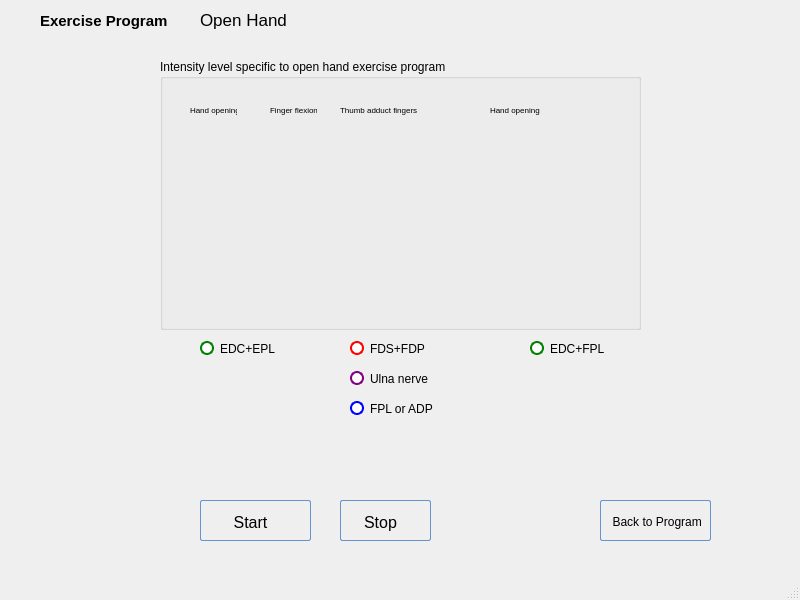
<?xml version="1.0" encoding="UTF-8"?>
<ui version="4.0">
 <class>ProgramOpenHand</class>
 <widget class="QMainWindow" name="ProgramOpenHand">
  <property name="geometry">
   <rect>
    <x>0</x>
    <y>0</y>
    <width>800</width>
    <height>600</height>
   </rect>
  </property>
  <property name="windowTitle">
   <string>MainWindow</string>
  </property>
  <widget class="QWidget" name="centralwidget">
   <widget class="QRadioButton" name="radioButton_three">
    <property name="geometry">
     <rect>
      <x>350</x>
      <y>400</y>
      <width>141</width>
      <height>17</height>
     </rect>
    </property>
    <property name="styleSheet">
     <string notr="true">QRadioButton {

color: black;
}

QRadioButton::indicator {
width: 11px;
height: 11px;
border-radius: 5px;
}

QRadioButton::indicator::unchecked{ 
border: 2px solid; 
border-color: blue;
border-radius: 7px;
background-color: white; 
width: 10px; 
height: 10px; 
}

QRadioButton::indicator::checked{ 
border: 2px solid; 
border-color: blue;
border-radius: 7px;
background-color: black; 
width: 10px; 
height: 10px; 
}</string>
    </property>
    <property name="text">
     <string>FPL or ADP</string>
    </property>
   </widget>
   <widget class="QLabel" name="label">
    <property name="geometry">
     <rect>
      <x>40</x>
      <y>0</y>
      <width>161</width>
      <height>41</height>
     </rect>
    </property>
    <property name="font">
     <font>
      <pointsize>11</pointsize>
      <weight>75</weight>
      <italic>false</italic>
      <bold>true</bold>
     </font>
    </property>
    <property name="text">
     <string>Exercise Program </string>
    </property>
   </widget>
   <widget class="QPushButton" name="pushButton_stimStart">
    <property name="geometry">
     <rect>
      <x>200</x>
      <y>500</y>
      <width>111</width>
      <height>41</height>
     </rect>
    </property>
    <property name="styleSheet">
     <string notr="true">QPushButton:hover{
        background: qlineargradient(x1 : 0, y1 : 0, x2 : 0, y2 :   1, stop :   0.0 #ffd9aa,
                stop :   0.5 #ffbb6e, stop :   0.55 #feae42, stop :   1.0 #fedb74);
}

QPushButton {
        border: 1px solid #6593cf;
        border-radius: 2px;
        padding: 5px 15px 2px 5px;
        background: qlineargradient(x1 : 0, y1 : 0, x2 : 0, y2 :   1, stop :   0.0 #f5f9ff,
                stop :   0.5 #c7dfff, stop :   0.55 #afd2ff, stop :   1.0 #c0dbff);
        color: #0000;
        font:  large &quot;Arial&quot;;
		font-size: 16px;
        height: 30px;
}




QPushButton:pressed {
        background: qlineargradient(x1 : 0, y1 : 0, x2 : 0, y2 :   1, stop :   0.0 #c0dbff,
        stop :   0.5 #cfd26f, stop :   0.55 #c7df6f, stop :   1.0 #f5f9ff);
        padding-top: 2px;
        padding-left: 3px;

}
QPushButton:on {
        background: qlineargradient(x1 : 0, y1 : 0, x2 : 0, y2 :   1, stop :   0.0 #5AA72D,
        stop :   0.5 #B3E296, stop :   0.55 #B3E296, stop :   1.0 #f5f9ff);
        padding-top: 2px;
        padding-left: 3px;
}

QPushButton:disabled {
        background: transparent #e5e9ee;
        padding-top: 2px;        
        padding-left: 3px;
        color: black;
}</string>
    </property>
    <property name="text">
     <string>Start</string>
    </property>
    <property name="icon">
     <iconset resource="resources.qrc">
      <normaloff>:/resources/icons8-rfid-signal-100.png</normaloff>:/resources/icons8-rfid-signal-100.png</iconset>
    </property>
   </widget>
   <widget class="QLabel" name="label_four">
    <property name="geometry">
     <rect>
      <x>250</x>
      <y>450</y>
      <width>47</width>
      <height>13</height>
     </rect>
    </property>
    <property name="font">
     <font>
      <weight>75</weight>
      <bold>true</bold>
     </font>
    </property>
    <property name="text">
     <string/>
    </property>
   </widget>
   <widget class="QPushButton" name="pushButton_stimStop">
    <property name="geometry">
     <rect>
      <x>340</x>
      <y>500</y>
      <width>91</width>
      <height>41</height>
     </rect>
    </property>
    <property name="styleSheet">
     <string notr="true">QPushButton:hover{
        background: qlineargradient(x1 : 0, y1 : 0, x2 : 0, y2 :   1, stop :   0.0 #ffd9aa,
                stop :   0.5 #ffbb6e, stop :   0.55 #feae42, stop :   1.0 #fedb74);
}

QPushButton {
        border: 1px solid #6593cf;
        border-radius: 2px;
        padding: 5px 15px 2px 5px;
        background: qlineargradient(x1 : 0, y1 : 0, x2 : 0, y2 :   1, stop :   0.0 #f5f9ff,
                stop :   0.5 #c7dfff, stop :   0.55 #afd2ff, stop :   1.0 #c0dbff);
        color: #0000;
        font:  large &quot;Arial&quot;;
		font-size: 16px;
        height: 30px;
}




QPushButton:pressed {
        background: qlineargradient(x1 : 0, y1 : 0, x2 : 0, y2 :   1, stop :   0.0 #c0dbff,
        stop :   0.5 #cfd26f, stop :   0.55 #c7df6f, stop :   1.0 #f5f9ff);
        padding-top: 2px;
        padding-left: 3px;

}
QPushButton:on {
        background: qlineargradient(x1 : 0, y1 : 0, x2 : 0, y2 :   1, stop :   0.0 #5AA72D,
        stop :   0.5 #B3E296, stop :   0.55 #B3E296, stop :   1.0 #f5f9ff);
        padding-top: 2px;
        padding-left: 3px;
}

QPushButton:disabled {
        background: transparent #e5e9ee;
        padding-top: 2px;        
        padding-left: 3px;
        color: black;
}</string>
    </property>
    <property name="text">
     <string>Stop</string>
    </property>
   </widget>
   <widget class="QRadioButton" name="radioButton_four">
    <property name="geometry">
     <rect>
      <x>200</x>
      <y>340</y>
      <width>141</width>
      <height>17</height>
     </rect>
    </property>
    <property name="styleSheet">
     <string notr="true">QRadioButton {
color: black;
}

QRadioButton::indicator {
width: 11px;
height: 11px;
border-radius: 5px;
}

QRadioButton::indicator::unchecked{ 
border: 2px solid; 
border-color: green;
border-radius: 7px;
background-color: white; 
width: 10px; 
height: 10px; 
}

QRadioButton::indicator::checked{ 
border: 2px solid; 
border-color: green;
border-radius: 7px;
background-color: black; 
width: 10px; 
height: 10px; 
}</string>
    </property>
    <property name="text">
     <string>EDC+EPL</string>
    </property>
   </widget>
   <widget class="QLabel" name="label_two">
    <property name="geometry">
     <rect>
      <x>190</x>
      <y>450</y>
      <width>47</width>
      <height>13</height>
     </rect>
    </property>
    <property name="font">
     <font>
      <weight>75</weight>
      <bold>true</bold>
     </font>
    </property>
    <property name="text">
     <string/>
    </property>
   </widget>
   <widget class="QLabel" name="label_one">
    <property name="geometry">
     <rect>
      <x>190</x>
      <y>430</y>
      <width>47</width>
      <height>13</height>
     </rect>
    </property>
    <property name="font">
     <font>
      <weight>75</weight>
      <bold>true</bold>
     </font>
    </property>
    <property name="text">
     <string/>
    </property>
   </widget>
   <widget class="QLabel" name="label_five">
    <property name="geometry">
     <rect>
      <x>330</x>
      <y>430</y>
      <width>47</width>
      <height>13</height>
     </rect>
    </property>
    <property name="font">
     <font>
      <weight>75</weight>
      <bold>true</bold>
     </font>
    </property>
    <property name="text">
     <string/>
    </property>
   </widget>
   <widget class="QRadioButton" name="radioButton_two">
    <property name="geometry">
     <rect>
      <x>350</x>
      <y>370</y>
      <width>161</width>
      <height>17</height>
     </rect>
    </property>
    <property name="styleSheet">
     <string notr="true">QRadioButton {
color: black;
}

QRadioButton::indicator {
width: 11px;
height: 11px;
border-radius: 5px;
}

QRadioButton::indicator::unchecked{ 
border: 2px solid; 
border-color: purple;
border-radius: 7px;
background-color: white; 
width: 10px; 
height: 10px; 
}

QRadioButton::indicator::checked{ 
border: 2px solid; 
border-color: purple;
border-radius: 7px;
background-color: black; 
width: 10px; 
height: 10px; 
}</string>
    </property>
    <property name="text">
     <string>Ulna nerve</string>
    </property>
   </widget>
   <widget class="QGroupBox" name="groupBox">
    <property name="geometry">
     <rect>
      <x>160</x>
      <y>59</y>
      <width>481</width>
      <height>271</height>
     </rect>
    </property>
    <property name="title">
     <string>Intensity level specific to open hand exercise program</string>
    </property>
    <widget class="QLabel" name="label_3">
     <property name="geometry">
      <rect>
       <x>30</x>
       <y>40</y>
       <width>47</width>
       <height>21</height>
      </rect>
     </property>
     <property name="font">
      <font>
       <pointsize>6</pointsize>
      </font>
     </property>
     <property name="text">
      <string>Hand opening</string>
     </property>
    </widget>
    <widget class="QLabel" name="label_4">
     <property name="geometry">
      <rect>
       <x>110</x>
       <y>40</y>
       <width>47</width>
       <height>21</height>
      </rect>
     </property>
     <property name="font">
      <font>
       <pointsize>6</pointsize>
      </font>
     </property>
     <property name="text">
      <string>Finger flexion</string>
     </property>
    </widget>
    <widget class="QLabel" name="label_5">
     <property name="geometry">
      <rect>
       <x>180</x>
       <y>40</y>
       <width>81</width>
       <height>21</height>
      </rect>
     </property>
     <property name="font">
      <font>
       <pointsize>6</pointsize>
      </font>
     </property>
     <property name="text">
      <string>Thumb adduct fingers</string>
     </property>
    </widget>
    <widget class="QLabel" name="label_6">
     <property name="geometry">
      <rect>
       <x>330</x>
       <y>40</y>
       <width>81</width>
       <height>21</height>
      </rect>
     </property>
     <property name="font">
      <font>
       <pointsize>6</pointsize>
      </font>
     </property>
     <property name="text">
      <string>Hand opening</string>
     </property>
    </widget>
   </widget>
   <widget class="QLabel" name="label_three">
    <property name="geometry">
     <rect>
      <x>250</x>
      <y>430</y>
      <width>47</width>
      <height>13</height>
     </rect>
    </property>
    <property name="font">
     <font>
      <weight>75</weight>
      <bold>true</bold>
     </font>
    </property>
    <property name="text">
     <string/>
    </property>
   </widget>
   <widget class="QPushButton" name="pushButton_back_keypro">
    <property name="geometry">
     <rect>
      <x>600</x>
      <y>500</y>
      <width>111</width>
      <height>41</height>
     </rect>
    </property>
    <property name="styleSheet">
     <string notr="true">QPushButton:hover{
        background: qlineargradient(x1 : 0, y1 : 0, x2 : 0, y2 :   1, stop :   0.0 #ffd9aa,
                stop :   0.5 #ffbb6e, stop :   0.55 #feae42, stop :   1.0 #fedb74);
}

QPushButton {
        border: 1px solid #6593cf;
        border-radius: 2px;
        padding: 5px 5px 2px 5px;
        background: qlineargradient(x1 : 0, y1 : 0, x2 : 0, y2 :   1, stop :   0.0 #f5f9ff,
                stop :   0.5 #c7dfff, stop :   0.55 #afd2ff, stop :   1.0 #c0dbff);
        color: #0000;
        font:  large &quot;Arial&quot;;
		font-size: 12px;
        height: 30px;
}




QPushButton:pressed {
        background: qlineargradient(x1 : 0, y1 : 0, x2 : 0, y2 :   1, stop :   0.0 #c0dbff,
        stop :   0.5 #cfd26f, stop :   0.55 #c7df6f, stop :   1.0 #f5f9ff);
        padding-top: 2px;
        padding-left: 3px;

}
QPushButton:on {
        background: qlineargradient(x1 : 0, y1 : 0, x2 : 0, y2 :   1, stop :   0.0 #5AA72D,
        stop :   0.5 #B3E296, stop :   0.55 #B3E296, stop :   1.0 #f5f9ff);
        padding-top: 2px;
        padding-left: 3px;
}

QPushButton:disabled {
        background: transparent #e5e9ee;
        padding-top: 2px;        
        padding-left: 3px;
        color: black;
}</string>
    </property>
    <property name="text">
     <string> Back to Program</string>
    </property>
   </widget>
   <widget class="QRadioButton" name="radioButton_one">
    <property name="geometry">
     <rect>
      <x>350</x>
      <y>340</y>
      <width>171</width>
      <height>17</height>
     </rect>
    </property>
    <property name="styleSheet">
     <string notr="true">QRadioButton {
color: black;
}

QRadioButton::indicator {
width: 11px;
height: 11px;
border-radius: 5px;
}

QRadioButton::indicator::unchecked{ 
border: 2px solid; 
border-color: red;
border-radius: 7px;
background-color: white; 
width: 10px; 
height: 10px; 
}

QRadioButton::indicator::checked{ 
border: 2px solid; 
border-color: red;
border-radius: 7px;
background-color: black; 
width: 10px; 
height: 10px; 
}</string>
    </property>
    <property name="text">
     <string>FDS+FDP</string>
    </property>
   </widget>
   <widget class="QLabel" name="label_2">
    <property name="geometry">
     <rect>
      <x>200</x>
      <y>10</y>
      <width>131</width>
      <height>20</height>
     </rect>
    </property>
    <property name="font">
     <font>
      <pointsize>13</pointsize>
     </font>
    </property>
    <property name="text">
     <string>Open Hand</string>
    </property>
   </widget>
   <widget class="QRadioButton" name="radioButton_five">
    <property name="geometry">
     <rect>
      <x>530</x>
      <y>340</y>
      <width>151</width>
      <height>17</height>
     </rect>
    </property>
    <property name="styleSheet">
     <string notr="true">QRadioButton {

color: black;
}

QRadioButton::indicator {
width: 11px;
height: 11px;
border-radius: 5px;
}

QRadioButton::indicator::unchecked{ 
border: 2px solid; 
border-color: green;
border-radius: 7px;
background-color: white; 
width: 10px; 
height: 10px; 
}

QRadioButton::indicator::checked{ 
border: 2px solid; 
border-color: green;
border-radius: 7px;
background-color: black; 
width: 10px; 
height: 10px; 
}</string>
    </property>
    <property name="text">
     <string>EDC+FPL</string>
    </property>
   </widget>
  </widget>
  <widget class="QMenuBar" name="menubar">
   <property name="geometry">
    <rect>
     <x>0</x>
     <y>0</y>
     <width>800</width>
     <height>21</height>
    </rect>
   </property>
  </widget>
  <widget class="QStatusBar" name="statusbar"/>
 </widget>
 <resources>
  <include location="resources.qrc"/>
 </resources>
 <connections/>
</ui>
